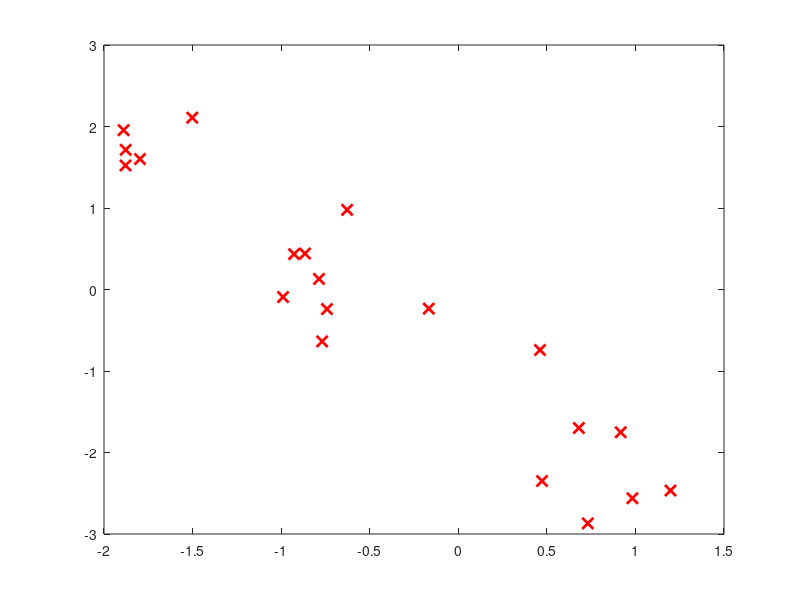

Write the MATLAB code that produced this figure. (Note: this script raises an error after producing the figure.)
% Script pentru generarea unor puncte corespunzand unui model liniar

% parametrii dreptei
alfa = 2;
beta = 1;
gamma = 1;
x_adevarat = [alfa; beta; gamma];
x_adevarat = x_adevarat / norm(x_adevarat); % normam coeficientii

% generare puncte
m = 20;     % numar puncte
s = 0.3;    % putere zgomot
if abs(alfa) > abs(beta)
  yy = 6*rand(m,1) - 3; %randn(m,1);
  xx = (-gamma - beta*yy)/alfa;
else
  xx = 6*rand(m,1) - 3; %randn(m,1);
  yy = (-gamma - alfa*xx)/beta;
end

% aduna zgomot atat lui xx cat si lui yy!
xx = xx + s*randn(m,1);
yy = yy + s*randn(m,1);

% deseneaza punctele
plot(xx, yy, 'xr', 'LineWidth', 2, 'MarkerSize', 8)
hold on
A = [xx yy ones(20,1)];
[U,S,V] = svd(A);
d = V(:,end);

A = [xx ones(20,1)];
dreapta = CMMP(A,yy);
plot(xx, xx*dreapta(1) + dreapta(2), 'LineWidth', 4);
hold on
plot(xx, -1/d(2) * (d(1) * xx + d(3)), 'LineWidth',4);
hold on
plot(xx, -1/x_adevarat(2)*(xx*x_adevarat(1) + x_adevarat(3)), 'LineWidth',2);
hold off

legend('esantioane','adevar','CMMP','CMMPT')
